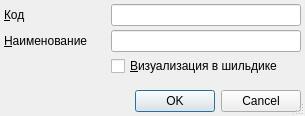
<?xml version="1.0" encoding="UTF-8"?>
<ui version="4.0">
 <class>ItemEditorDialog</class>
 <widget class="QDialog" name="ItemEditorDialog">
  <property name="geometry">
   <rect>
    <x>0</x>
    <y>0</y>
    <width>305</width>
    <height>116</height>
   </rect>
  </property>
  <property name="windowTitle">
   <string>ChangeMe!</string>
  </property>
  <property name="sizeGripEnabled">
   <bool>true</bool>
  </property>
  <layout class="QGridLayout">
   <property name="margin">
    <number>4</number>
   </property>
   <property name="spacing">
    <number>4</number>
   </property>
   <item row="1" column="1">
    <widget class="QLineEdit" name="edtName"/>
   </item>
   <item row="0" column="0">
    <widget class="QLabel" name="lblCode">
     <property name="sizePolicy">
      <sizepolicy hsizetype="Maximum" vsizetype="Preferred">
       <horstretch>0</horstretch>
       <verstretch>0</verstretch>
      </sizepolicy>
     </property>
     <property name="text">
      <string>&amp;Код</string>
     </property>
     <property name="buddy">
      <cstring>edtCode</cstring>
     </property>
    </widget>
   </item>
   <item row="2" column="1">
    <widget class="QCheckBox" name="chkInClientInfoBrowser">
     <property name="text">
      <string>&amp;Визуализация в шильдике</string>
     </property>
    </widget>
   </item>
   <item row="0" column="1">
    <widget class="QLineEdit" name="edtCode"/>
   </item>
   <item row="3" column="0">
    <spacer>
     <property name="orientation">
      <enum>Qt::Vertical</enum>
     </property>
     <property name="sizeHint" stdset="0">
      <size>
       <width>103</width>
       <height>16</height>
      </size>
     </property>
    </spacer>
   </item>
   <item row="4" column="0" colspan="2">
    <widget class="QDialogButtonBox" name="buttonBox">
     <property name="standardButtons">
      <set>QDialogButtonBox::Cancel|QDialogButtonBox::Ok</set>
     </property>
    </widget>
   </item>
   <item row="1" column="0">
    <widget class="QLabel" name="lblName">
     <property name="sizePolicy">
      <sizepolicy hsizetype="Maximum" vsizetype="Preferred">
       <horstretch>0</horstretch>
       <verstretch>0</verstretch>
      </sizepolicy>
     </property>
     <property name="text">
      <string>&amp;Наименование</string>
     </property>
     <property name="buddy">
      <cstring>edtName</cstring>
     </property>
    </widget>
   </item>
  </layout>
 </widget>
 <tabstops>
  <tabstop>edtCode</tabstop>
  <tabstop>edtName</tabstop>
  <tabstop>chkInClientInfoBrowser</tabstop>
 </tabstops>
 <resources/>
 <connections>
  <connection>
   <sender>buttonBox</sender>
   <signal>accepted()</signal>
   <receiver>ItemEditorDialog</receiver>
   <slot>accept()</slot>
   <hints>
    <hint type="sourcelabel">
     <x>162</x>
     <y>150</y>
    </hint>
    <hint type="destinationlabel">
     <x>162</x>
     <y>83</y>
    </hint>
   </hints>
  </connection>
  <connection>
   <sender>buttonBox</sender>
   <signal>rejected()</signal>
   <receiver>ItemEditorDialog</receiver>
   <slot>reject()</slot>
   <hints>
    <hint type="sourcelabel">
     <x>162</x>
     <y>150</y>
    </hint>
    <hint type="destinationlabel">
     <x>162</x>
     <y>83</y>
    </hint>
   </hints>
  </connection>
 </connections>
</ui>
